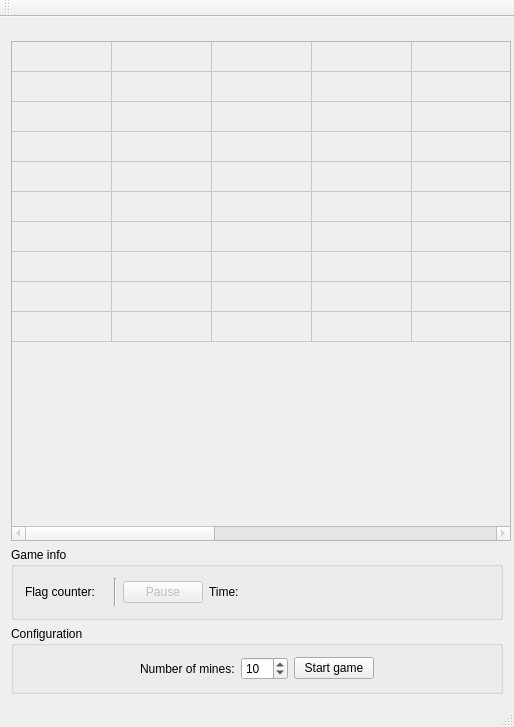
<?xml version="1.0" encoding="UTF-8"?>
<ui version="4.0">
 <class>Mines</class>
 <widget class="QMainWindow" name="Mines">
  <property name="geometry">
   <rect>
    <x>0</x>
    <y>0</y>
    <width>514</width>
    <height>727</height>
   </rect>
  </property>
  <property name="sizePolicy">
   <sizepolicy hsizetype="Minimum" vsizetype="Maximum">
    <horstretch>0</horstretch>
    <verstretch>0</verstretch>
   </sizepolicy>
  </property>
  <property name="minimumSize">
   <size>
    <width>514</width>
    <height>0</height>
   </size>
  </property>
  <property name="maximumSize">
   <size>
    <width>514</width>
    <height>727</height>
   </size>
  </property>
  <property name="windowTitle">
   <string>Mines</string>
  </property>
  <widget class="QWidget" name="centralWidget">
   <layout class="QHBoxLayout" name="horizontalLayout">
    <item>
     <layout class="QVBoxLayout" name="verticalLayout">
      <property name="spacing">
       <number>6</number>
      </property>
      <property name="sizeConstraint">
       <enum>QLayout::SetMinimumSize</enum>
      </property>
      <item>
       <spacer name="verticalSpacer">
        <property name="orientation">
         <enum>Qt::Vertical</enum>
        </property>
        <property name="sizeType">
         <enum>QSizePolicy::Expanding</enum>
        </property>
        <property name="sizeHint" stdset="0">
         <size>
          <width>0</width>
          <height>0</height>
         </size>
        </property>
       </spacer>
      </item>
      <item>
       <widget class="MyTable" name="tableWidget">
        <property name="enabled">
         <bool>false</bool>
        </property>
        <property name="sizePolicy">
         <sizepolicy hsizetype="Minimum" vsizetype="Minimum">
          <horstretch>0</horstretch>
          <verstretch>0</verstretch>
         </sizepolicy>
        </property>
        <property name="minimumSize">
         <size>
          <width>500</width>
          <height>500</height>
         </size>
        </property>
        <property name="maximumSize">
         <size>
          <width>500</width>
          <height>500</height>
         </size>
        </property>
        <property name="mouseTracking">
         <bool>true</bool>
        </property>
        <property name="tabletTracking">
         <bool>true</bool>
        </property>
        <property name="verticalScrollBarPolicy">
         <enum>Qt::ScrollBarAsNeeded</enum>
        </property>
        <property name="horizontalScrollBarPolicy">
         <enum>Qt::ScrollBarAsNeeded</enum>
        </property>
        <property name="sizeAdjustPolicy">
         <enum>QAbstractScrollArea::AdjustToContentsOnFirstShow</enum>
        </property>
        <property name="selectionMode">
         <enum>QAbstractItemView::SingleSelection</enum>
        </property>
        <property name="selectionBehavior">
         <enum>QAbstractItemView::SelectItems</enum>
        </property>
        <property name="textElideMode">
         <enum>Qt::ElideNone</enum>
        </property>
        <property name="cornerButtonEnabled">
         <bool>false</bool>
        </property>
        <attribute name="horizontalHeaderVisible">
         <bool>false</bool>
        </attribute>
        <attribute name="horizontalHeaderHighlightSections">
         <bool>false</bool>
        </attribute>
        <attribute name="verticalHeaderVisible">
         <bool>false</bool>
        </attribute>
        <attribute name="verticalHeaderHighlightSections">
         <bool>false</bool>
        </attribute>
        <row>
         <property name="text">
          <string>New Row</string>
         </property>
        </row>
        <row>
         <property name="text">
          <string>New Row</string>
         </property>
        </row>
        <row>
         <property name="text">
          <string>New Row</string>
         </property>
        </row>
        <row>
         <property name="text">
          <string>New Row</string>
         </property>
        </row>
        <row>
         <property name="text">
          <string>New Row</string>
         </property>
        </row>
        <row>
         <property name="text">
          <string>New Row</string>
         </property>
        </row>
        <row>
         <property name="text">
          <string>New Row</string>
         </property>
        </row>
        <row>
         <property name="text">
          <string>New Row</string>
         </property>
        </row>
        <row>
         <property name="text">
          <string>New Row</string>
         </property>
        </row>
        <row>
         <property name="text">
          <string>New Row</string>
         </property>
        </row>
        <column>
         <property name="text">
          <string>New Column</string>
         </property>
        </column>
        <column>
         <property name="text">
          <string>New Column</string>
         </property>
        </column>
        <column>
         <property name="text">
          <string>New Column</string>
         </property>
        </column>
        <column>
         <property name="text">
          <string>New Column</string>
         </property>
        </column>
        <column>
         <property name="text">
          <string>New Column</string>
         </property>
        </column>
        <column>
         <property name="text">
          <string>New Column</string>
         </property>
        </column>
        <column>
         <property name="text">
          <string>New Column</string>
         </property>
        </column>
        <column>
         <property name="text">
          <string>New Column</string>
         </property>
        </column>
        <column>
         <property name="text">
          <string>New Column</string>
         </property>
        </column>
        <column>
         <property name="text">
          <string>New Column</string>
         </property>
        </column>
       </widget>
      </item>
      <item>
       <widget class="QGroupBox" name="gameinfo_groupbox">
        <property name="sizePolicy">
         <sizepolicy hsizetype="Preferred" vsizetype="Maximum">
          <horstretch>0</horstretch>
          <verstretch>0</verstretch>
         </sizepolicy>
        </property>
        <property name="title">
         <string>Game info</string>
        </property>
        <layout class="QVBoxLayout" name="verticalLayout_3">
         <item>
          <layout class="QHBoxLayout" name="horizontalLayout_3">
           <item>
            <widget class="QLabel" name="flagcounter_label">
             <property name="text">
              <string>Flag counter:</string>
             </property>
            </widget>
           </item>
           <item>
            <widget class="QLabel" name="flag_counter">
             <property name="text">
              <string/>
             </property>
            </widget>
           </item>
           <item>
            <widget class="Line" name="line">
             <property name="orientation">
              <enum>Qt::Vertical</enum>
             </property>
            </widget>
           </item>
           <item>
            <widget class="QPushButton" name="pause_time_button">
             <property name="enabled">
              <bool>false</bool>
             </property>
             <property name="mouseTracking">
              <bool>true</bool>
             </property>
             <property name="text">
              <string>Pause</string>
             </property>
             <property name="checkable">
              <bool>true</bool>
             </property>
             <property name="autoRepeat">
              <bool>false</bool>
             </property>
            </widget>
           </item>
           <item>
            <widget class="QLabel" name="time_label">
             <property name="text">
              <string>Time:</string>
             </property>
            </widget>
           </item>
           <item>
            <widget class="QLabel" name="time">
             <property name="minimumSize">
              <size>
               <width>0</width>
               <height>0</height>
              </size>
             </property>
             <property name="text">
              <string>&lt;html&gt;&lt;head/&gt;&lt;body&gt;&lt;p align=&quot;right&quot;&gt;&lt;br/&gt;&lt;/p&gt;&lt;/body&gt;&lt;/html&gt;</string>
             </property>
             <property name="scaledContents">
              <bool>false</bool>
             </property>
             <property name="alignment">
              <set>Qt::AlignRight|Qt::AlignTrailing|Qt::AlignVCenter</set>
             </property>
            </widget>
           </item>
           <item>
            <spacer name="horizontalSpacer_3">
             <property name="orientation">
              <enum>Qt::Horizontal</enum>
             </property>
             <property name="sizeHint" stdset="0">
              <size>
               <width>40</width>
               <height>20</height>
              </size>
             </property>
            </spacer>
           </item>
          </layout>
         </item>
        </layout>
       </widget>
      </item>
      <item>
       <widget class="QGroupBox" name="config_groupbox">
        <property name="sizePolicy">
         <sizepolicy hsizetype="Preferred" vsizetype="Maximum">
          <horstretch>0</horstretch>
          <verstretch>0</verstretch>
         </sizepolicy>
        </property>
        <property name="title">
         <string>Configuration</string>
        </property>
        <layout class="QVBoxLayout" name="verticalLayout_2">
         <item>
          <layout class="QHBoxLayout" name="horizontalLayout_2">
           <item>
            <spacer name="horizontalSpacer">
             <property name="orientation">
              <enum>Qt::Horizontal</enum>
             </property>
             <property name="sizeHint" stdset="0">
              <size>
               <width>40</width>
               <height>20</height>
              </size>
             </property>
            </spacer>
           </item>
           <item>
            <widget class="QLabel" name="no_mines_label">
             <property name="text">
              <string>Number of mines:</string>
             </property>
            </widget>
           </item>
           <item>
            <widget class="QSpinBox" name="noMinesSpinBox">
             <property name="minimum">
              <number>0</number>
             </property>
             <property name="maximum">
              <number>100</number>
             </property>
             <property name="value">
              <number>10</number>
             </property>
            </widget>
           </item>
           <item>
            <widget class="QPushButton" name="start_game_button">
             <property name="text">
              <string>Start game</string>
             </property>
            </widget>
           </item>
           <item>
            <spacer name="horizontalSpacer_2">
             <property name="orientation">
              <enum>Qt::Horizontal</enum>
             </property>
             <property name="sizeHint" stdset="0">
              <size>
               <width>40</width>
               <height>20</height>
              </size>
             </property>
            </spacer>
           </item>
          </layout>
         </item>
        </layout>
       </widget>
      </item>
     </layout>
    </item>
   </layout>
  </widget>
  <widget class="QToolBar" name="mainToolBar">
   <attribute name="toolBarArea">
    <enum>TopToolBarArea</enum>
   </attribute>
   <attribute name="toolBarBreak">
    <bool>false</bool>
   </attribute>
  </widget>
  <widget class="QStatusBar" name="statusBar"/>
 </widget>
 <layoutdefault spacing="6" margin="11"/>
 <customwidgets>
  <customwidget>
   <class>MyTable</class>
   <extends>QTableWidget</extends>
   <header>mytable.h</header>
  </customwidget>
 </customwidgets>
 <resources/>
 <connections/>
</ui>
